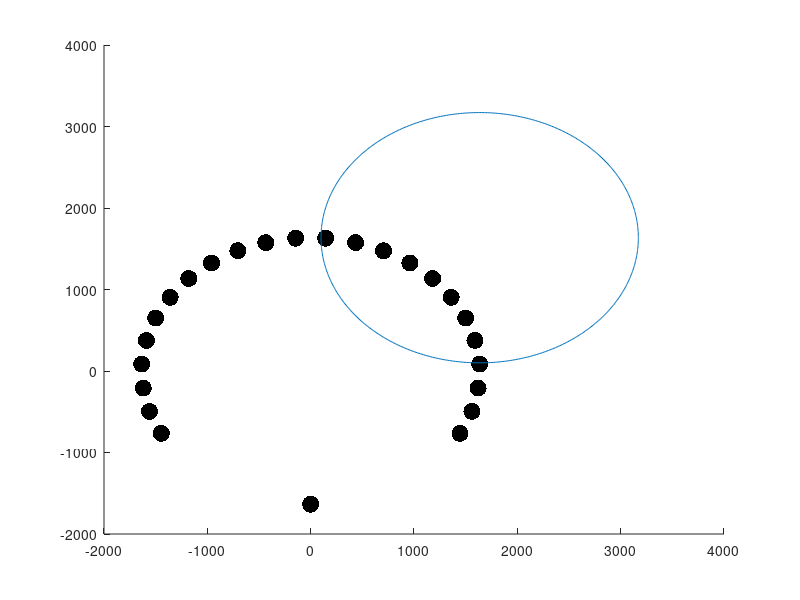

Here is the MATLAB script that generated this plot:
dim = 3271;
half = dim/2;

n = 24;
num = 100000;
 
anglebounds = [(pi + deg2rad(27.8)), -deg2rad(27.8)];
angle = [anglebounds(1) : (anglebounds(2) - anglebounds(1))/(n-1) : anglebounds(2), -pi/2];

z = (half) * exp(j*angle);
pos = [real(z); imag(z)];

posr = round(pos/5) * 5;


g = figure(1);
clf;
hold on
set(g, 'Position', [100,100,800,800]);
scatter(posr(1,:), posr(2,:), 150, [0,0,0], 'filled');

ang = 0 : 1/100 : 2*pi;
circle = (half - 100) * exp(j*ang);
plot(real(circle) + half*ones(1,length(circle)), imag(circle) + half*ones(1,length(circle)));


